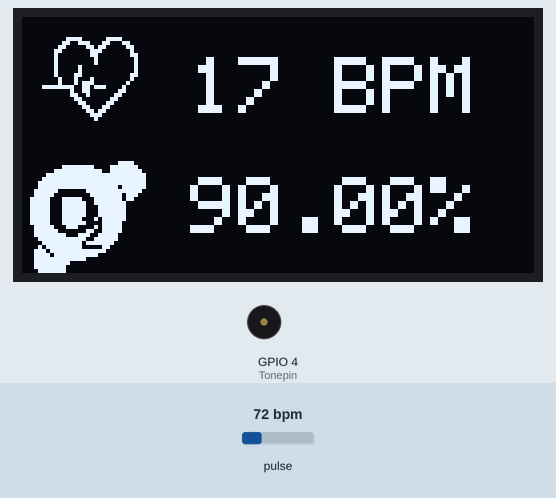
Recording of a sketch running on a simulated ESP32. On the bench: 128×64 one-colour display, buzzer (waves = sounding). Inputs (shaded band) come from the test bench; at power-on: pulse 72 bpm. WiFi joins after 1.5 s; servers stay silent unless stated; the display library's start-up logo is not drawn; what the sketch prints to the serial monitor is not drawn.

Above: at 6.2 s.
6.3 s: pulse set to 122 bpm
At 6.71 s:
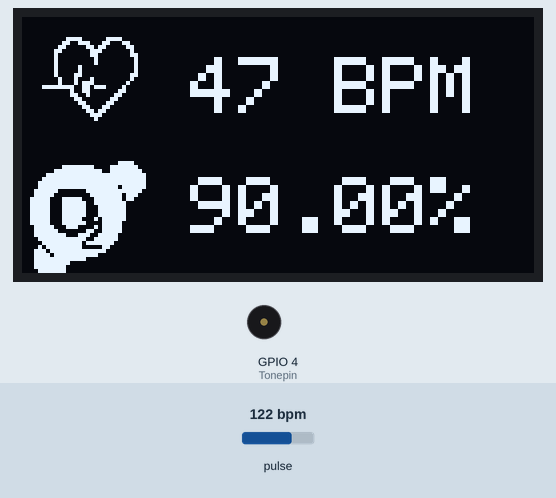
9.3 s: pulse set to 127 bpm
At 9.74 s:
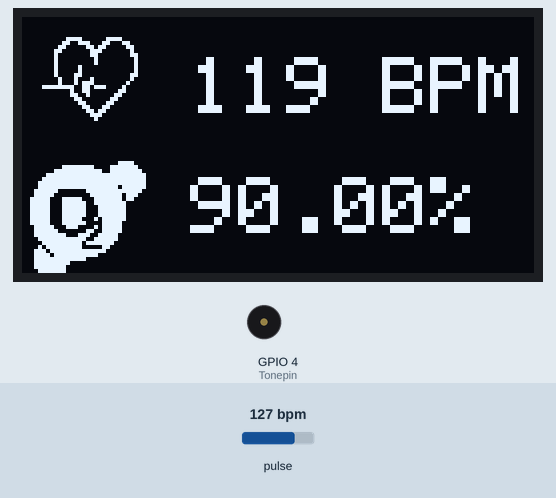
11.0 s: pulse set to 59 bpm
At 12.7 s:
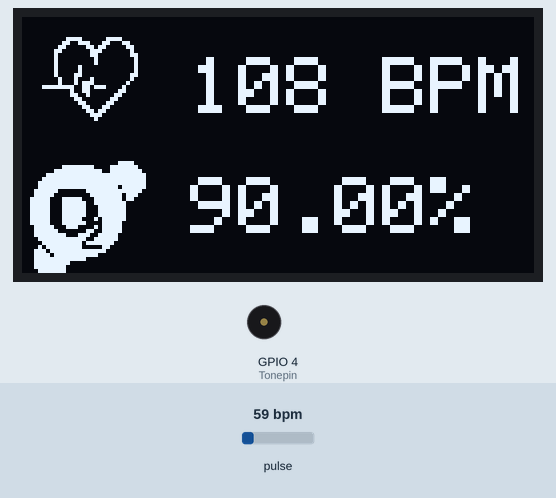
Timing chart, 0 to 20.0 s (numbered marks = the images above; inputs shaded):
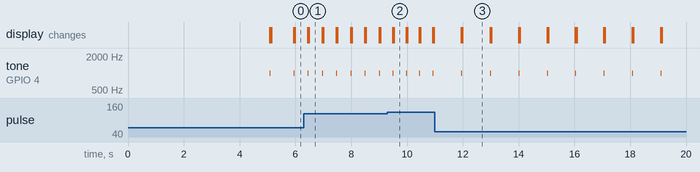

The sketch:

max30102FirebaseEsp32.ino
```cpp
#include <Arduino.h>
#include <Adafruit_GFX.h>    //OLED libraries
#include <Adafruit_SSD1306.h> //OLED libraries
#include "MAX30105.h"           //MAX3010x library
#include "heartRate.h"          //Heart rate calculating algorithm
#include "ESP32Servo.h"

#if defined(ESP32)
  #include <WiFi.h>
#elif defined(ESP8266)
  #include <ESP8266WiFi.h>
#endif
#include <Firebase_ESP_Client.h>

//Provide the token generation process info.
#include "addons/TokenHelper.h"
//Provide the RTDB payload printing info and other helper functions.
#include "addons/RTDBHelper.h"

// Insert your network credentials
#define WIFI_SSID ""
#define WIFI_PASSWORD ""

// Insert Firebase project API Key
#define API_KEY ""

// Insert RTDB URLefine the RTDB URL */
#define DATABASE_URL ""

//Define Firebase Data object
FirebaseData fbdo;

FirebaseAuth auth;
FirebaseConfig config;

unsigned long sendDataPrevMillis = 0;
int count = 0;
bool signupOK = false;

MAX30105 particleSensor;

const byte RATE_SIZE = 4;
byte rates[RATE_SIZE];
byte rateSpot = 0;
long lastBeat = 0;
float beatsPerMinute;
int beatAvg;

// Timer variables (send new readings every three minutes)
unsigned long timerDelay = 180000;

double avered = 0;
double aveir = 0;
double sumirrms = 0;
double sumredrms = 0;

double SpO2 = 0;
double ESpO2 = 90.0;
double FSpO2 = 0.7; //filter factor for estimated SpO2
double frate = 0.95; //low pass filter for IR/red LED value to eliminate AC component
int i = 0;
int Num = 30;
#define FINGER_ON 7000
#define MINIMUM_SPO2 90.0

//OLED
#define SCREEN_WIDTH 128
#define SCREEN_HEIGHT 64
#define OLED_RESET    -1
Adafruit_SSD1306 display(SCREEN_WIDTH, SCREEN_HEIGHT, &Wire, OLED_RESET); //Declaring the display name (display)


static const unsigned char PROGMEM logo2_bmp[] =
{ 0x03, 0xC0, 0xF0, 0x06, 0x71, 0x8C, 0x0C, 0x1B, 0x06, 0x18, 0x0E, 0x02, 0x10, 0x0C, 0x03, 0x10,
  0x04, 0x01, 0x10, 0x04, 0x01, 0x10, 0x40, 0x01, 0x10, 0x40, 0x01, 0x10, 0xC0, 0x03, 0x08, 0x88,
  0x02, 0x08, 0xB8, 0x04, 0xFF, 0x37, 0x08, 0x01, 0x30, 0x18, 0x01, 0x90, 0x30, 0x00, 0xC0, 0x60,
  0x00, 0x60, 0xC0, 0x00, 0x31, 0x80, 0x00, 0x1B, 0x00, 0x00, 0x0E, 0x00, 0x00, 0x04, 0x00,
};

static const unsigned char PROGMEM logo3_bmp[] =
{ 0x01, 0xF0, 0x0F, 0x80, 0x06, 0x1C, 0x38, 0x60, 0x18, 0x06, 0x60, 0x18, 0x10, 0x01, 0x80, 0x08,
  0x20, 0x01, 0x80, 0x04, 0x40, 0x00, 0x00, 0x02, 0x40, 0x00, 0x00, 0x02, 0xC0, 0x00, 0x08, 0x03,
  0x80, 0x00, 0x08, 0x01, 0x80, 0x00, 0x18, 0x01, 0x80, 0x00, 0x1C, 0x01, 0x80, 0x00, 0x14, 0x00,
  0x80, 0x00, 0x14, 0x00, 0x80, 0x00, 0x14, 0x00, 0x40, 0x10, 0x12, 0x00, 0x40, 0x10, 0x12, 0x00,
  0x7E, 0x1F, 0x23, 0xFE, 0x03, 0x31, 0xA0, 0x04, 0x01, 0xA0, 0xA0, 0x0C, 0x00, 0xA0, 0xA0, 0x08,
  0x00, 0x60, 0xE0, 0x10, 0x00, 0x20, 0x60, 0x20, 0x06, 0x00, 0x40, 0x60, 0x03, 0x00, 0x40, 0xC0,
  0x01, 0x80, 0x01, 0x80, 0x00, 0xC0, 0x03, 0x00, 0x00, 0x60, 0x06, 0x00, 0x00, 0x30, 0x0C, 0x00,
  0x00, 0x08, 0x10, 0x00, 0x00, 0x06, 0x60, 0x00, 0x00, 0x03, 0xC0, 0x00, 0x00, 0x01, 0x80, 0x00
};

static const unsigned char PROGMEM O2_bmp[] = {
  0x00, 0x00, 0x00, 0x00, 0x00, 0x00, 0x00, 0xf0, 0x00, 0x3f, 0xc3, 0xf8, 0x00, 0xff, 0xf3, 0xfc,
  0x03, 0xff, 0xff, 0xfe, 0x07, 0xff, 0xff, 0xfe, 0x0f, 0xff, 0xff, 0xfe, 0x0f, 0xff, 0xff, 0x7e,
  0x1f, 0x80, 0xff, 0xfc, 0x1f, 0x00, 0x7f, 0xb8, 0x3e, 0x3e, 0x3f, 0xb0, 0x3e, 0x3f, 0x3f, 0xc0,
  0x3e, 0x3f, 0x1f, 0xc0, 0x3e, 0x3f, 0x1f, 0xc0, 0x3e, 0x3f, 0x1f, 0xc0, 0x3e, 0x3e, 0x2f, 0xc0,
  0x3e, 0x3f, 0x0f, 0x80, 0x1f, 0x1c, 0x2f, 0x80, 0x1f, 0x80, 0xcf, 0x80, 0x1f, 0xe3, 0x9f, 0x00,
  0x0f, 0xff, 0x3f, 0x00, 0x07, 0xfe, 0xfe, 0x00, 0x0b, 0xfe, 0x0c, 0x00, 0x1d, 0xff, 0xf8, 0x00,
  0x1e, 0xff, 0xe0, 0x00, 0x1f, 0xff, 0x00, 0x00, 0x1f, 0xf0, 0x00, 0x00, 0x1f, 0xe0, 0x00, 0x00,
  0x0f, 0xe0, 0x00, 0x00, 0x07, 0x80, 0x00, 0x00, 0x00, 0x00, 0x00, 0x00, 0x00, 0x00, 0x00, 0x00
};

int Tonepin = 4;

// Initialize WiFi
void initWiFi() {
  WiFi.begin(WIFI_SSID, WIFI_PASSWORD);
  Serial.print("Connecting to WiFi... ");
  while (WiFi.status() != WL_CONNECTED) {
    Serial.print('.');
    delay(1000);
  }
  Serial.println(WiFi.localIP());
  Serial.println();
}

void sendFloat(String path, float value){
  if (Firebase.RTDB.setFloat(&fbdo, path.c_str(), value)){
    Serial.print("Writing value: ");
    Serial.print (value);
    Serial.print(" on the following path: ");
    Serial.println(path);
    Serial.println("PASSED");
    Serial.println("PATH: " + fbdo.dataPath());
    Serial.println("TYPE: " + fbdo.dataType());
  }
  else {
    Serial.println("FAILED");
    Serial.println("REASON: " + fbdo.errorReason());
  }
}

void setup() {
  Serial.begin(115200);
  Serial.println("System Start");
  display.begin(SSD1306_SWITCHCAPVCC, 0x3C); //Start the OLED display
  display.display();
  delay(3000);

  if (!particleSensor.begin(Wire, I2C_SPEED_FAST)) //Use default I2C port, 400kHz speed
  {
    Serial.println("MAX30102");
    while (1);
  }

  byte ledBrightness = 0x7F;
  byte sampleAverage = 4; //Options: 1, 2, 4, 8, 16, 32
  byte ledMode = 2;
  int sampleRate = 800; //Options: 50, 100, 200, 400, 800, 1000, 1600, 3200
  int pulseWidth = 215; //Options: 69, 118, 215, 411
  int adcRange = 16384; //Options: 2048, 4096, 8192, 16384
  // Set up the wanted parameters
  particleSensor.setup(ledBrightness, sampleAverage, ledMode, sampleRate, pulseWidth, adcRange); //Configure sensor with these settings
  particleSensor.enableDIETEMPRDY();

  particleSensor.setPulseAmplitudeRed(0x0A); //Turn Red LED to low to indicate sensor is running
  particleSensor.setPulseAmplitudeGreen(0); //Turn off Green LED

  initWiFi();

  /* Assign the api key (required) */
  config.api_key = API_KEY;

  /* Assign the RTDB URL (required) */
  config.database_url = DATABASE_URL;

  /* Sign up */
  if (Firebase.signUp(&config, &auth, "", "")){
    Serial.println("ok");
    signupOK = true;
  }
  else{
    Serial.printf("%s\n", config.signer.signupError.message.c_str());
  }

  /* Assign the callback function for the long running token generation task */
  config.token_status_callback = tokenStatusCallback; //see addons/TokenHelper.h

  Firebase.begin(&config, &auth);
  Firebase.reconnectWiFi(true);

}

void loop() {
  long irValue = particleSensor.getIR();    //Reading the IR value it will permit us to know if there's a finger on the sensor or not

  if (irValue > FINGER_ON ) {
      if (checkForBeat(irValue) == true) {
        display.clearDisplay();
        display.drawBitmap(0, 0, logo3_bmp, 32, 32, WHITE);
        display.setTextSize(2);
        display.setTextColor(WHITE);
        display.setCursor(42, 10);
        //display.print(beatAvg); display.println(" BPM");
        display.drawBitmap(0, 35, O2_bmp, 32, 32, WHITE);
        display.setCursor(42, 40);

        if (beatAvg > 30) display.print(String(ESpO2) + "%");
        else display.print("---- %" );
        display.display();
        tone(Tonepin, 1000);
        delay(10);
        noTone(Tonepin);
        //Serial.print("Bpm="); Serial.println(beatAvg);
        long delta = millis() - lastBeat;
        lastBeat = millis();
        beatsPerMinute = 60 / (delta / 1000.0);
        if (beatsPerMinute < 255 && beatsPerMinute > 20) {
          rates[rateSpot++] = (byte)beatsPerMinute;
          rateSpot %= RATE_SIZE;
          beatAvg = 0;
          for (byte x = 0 ; x < RATE_SIZE ; x++) beatAvg += rates[x];
          beatAvg /= RATE_SIZE;
        }
      }

      uint32_t ir, red ;
      double fred, fir;
      particleSensor.check(); //Check the sensor, read up to 3 samples
      if (particleSensor.available()) {
        i++;
        ir = particleSensor.getFIFOIR();
        red = particleSensor.getFIFORed();
        //Serial.println("red=" + String(red) + ",IR=" + String(ir) + ",i=" + String(i));
        fir = (double)ir;
        fred = (double)red;
        aveir = aveir * frate + (double)ir * (1.0 - frate); //average IR level by low pass filter
        avered = avered * frate + (double)red * (1.0 - frate);//average red level by low pass filter
        sumirrms += (fir - aveir) * (fir - aveir);//square sum of alternate component of IR level
        sumredrms += (fred - avered) * (fred - avered); //square sum of alternate component of red level
        if ((i % Num) == 0) {
          double R = (sqrt(sumirrms) / aveir) / (sqrt(sumredrms) / avered);
          SpO2 = -23.3 * (R - 0.4) + 100;
          ESpO2 = FSpO2 * ESpO2 + (1.0 - FSpO2) * SpO2;//low pass filter
          if (ESpO2 <= MINIMUM_SPO2) ESpO2 = MINIMUM_SPO2; //indicator for finger detached
          if (ESpO2 > 100) ESpO2 = 99.9;
          //Serial.print(",SPO2="); Serial.println(ESpO2);
          sumredrms = 0.0; sumirrms = 0.0; SpO2 = 0;
          i = 0;
        }
        particleSensor.nextSample(); //We're finished with this sample so move to next sample
      }

      Serial.print("Bpm:" + String(beatAvg));

      if (beatAvg > 30)  Serial.println(",SPO2:" + String(ESpO2));
      else Serial.println(",SPO2:" + String(ESpO2));

      display.clearDisplay();
      display.drawBitmap(5, 5, logo2_bmp, 24, 21, WHITE);
      display.setTextSize(2);
      display.setTextColor(WHITE);
      display.setCursor(42, 10);
      display.print(beatAvg); display.println(" BPM");
      display.drawBitmap(0, 35, O2_bmp, 32, 32, WHITE);
      display.setCursor(42, 40);

      if (beatAvg > 30) display.print(String(ESpO2) + "%");
      else display.print("90.00%" );
      display.display();
      if (Firebase.ready() && (millis() - sendDataPrevMillis > 7000 || sendDataPrevMillis == 0)){
        sendDataPrevMillis = millis();
        if (Firebase.RTDB.setFloat(&fbdo, "/BPM", beatAvg)) {
          Serial.println("Sent BPM data to Firebase");
        } else {
          Serial.println("Failed to send BPM data to Firebase");
        }

        // Gửi dữ liệu SpO2 lên Firebase
        if (Firebase.RTDB.setFloat(&fbdo, "/SpO2", ESpO2)) {
          Serial.println("Sent SpO2 data to Firebase");
        } else {
          Serial.println("Failed to send SpO2 data to Firebase");
        }

      }
   }
  //"Finger Please"
  else {
    for (byte rx = 0 ; rx < RATE_SIZE ; rx++) rates[rx] = 0;
    beatAvg = 0; rateSpot = 0; lastBeat = 0;
    avered = 0; aveir = 0; sumirrms = 0; sumredrms = 0;
    SpO2 = 0; ESpO2 = 0;
    //Finger Please
    display.clearDisplay();
    display.setTextSize(2);
    display.setTextColor(WHITE);
    display.setCursor(30, 5);
    display.println("Finger");
    display.setCursor(30, 35);
    display.println("Please");
    display.display();
    noTone(Tonepin);
    if (Firebase.ready() && (millis() - sendDataPrevMillis > 1000 || sendDataPrevMillis == 0)){
        sendDataPrevMillis = millis();
        if (Firebase.RTDB.setFloat(&fbdo, "/BPM", beatAvg)) {
          Serial.println("Sent BPM data to Firebase");
        } else {
          Serial.println("Failed to send BPM data to Firebase");
        }
        // Gửi dữ liệu SpO2 lên Firebase
        if (Firebase.RTDB.setFloat(&fbdo, "/SpO2", ESpO2)) {
          Serial.println("Sent SpO2 data to Firebase");
        } else {
          Serial.println("Failed to send SpO2 data to Firebase");
        }
      }
  }
}
```

Measured:
- after the input at 6.3 s, tone on GPIO 4 (Tonepin): alternates 1000 Hz for 0.01 s and silent for 0.50 s, starting after 0.14 s
- after the input at 9.3 s, the display: first differs from a run without the input after 0.22 s (image 2)
- by itself, tone on GPIO 4 (Tonepin): alternates 1000 Hz for 0.01 s and silent for 0.83 s
- what the display in image 1 shows lasts 0.5 s, from 6.5 s to 7.0 s
- what the display in image 2 shows lasts 0.5 s, from 9.5 s to 10.0 s
- what the display in image 3 shows lasts 1.0 s, from 12.0 s to 13.0 s
